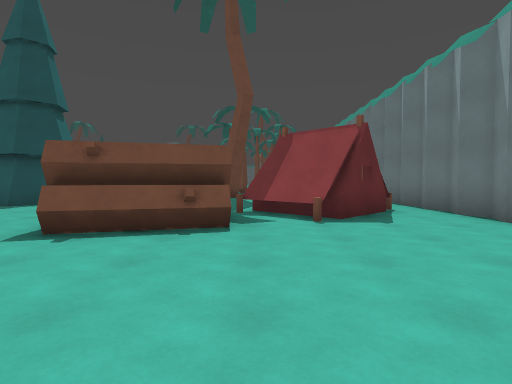
View 1 (above)

23 first-person views from a walk through a Godot game level. The camera is 1.3 m above the floor, tilts 2° down and sees 80° across. The floor is counted in squares, 1.84 m on a side. Each view is taken from the middle of a square. On the plan, view 1 faces up. The plan holds only what a view shows up to about 10 squares ahead; the rest is blank. The place goes on beyond the plan.

View 2
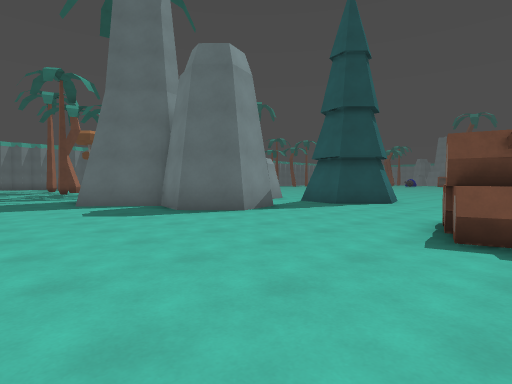

View 3
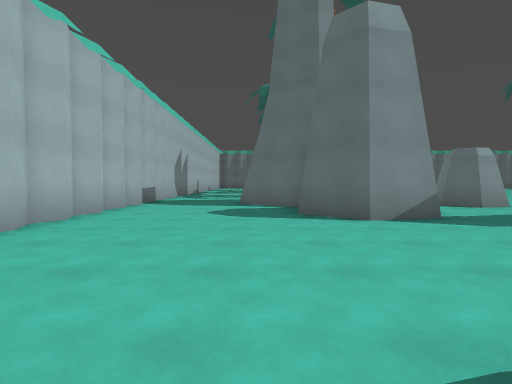

View 4
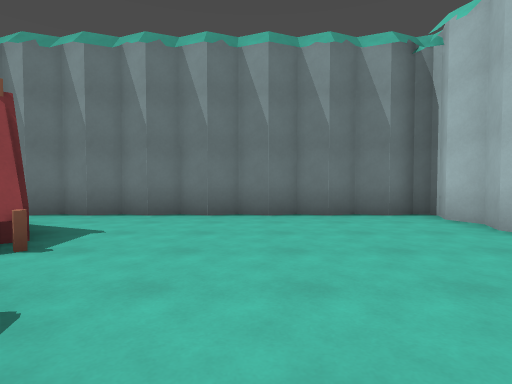

View 5
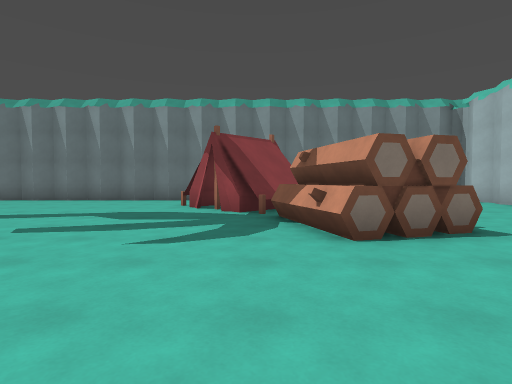

View 6
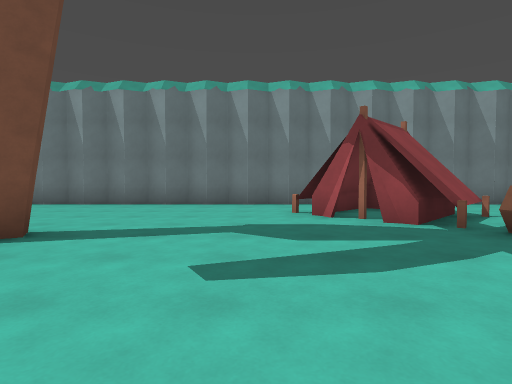

View 7
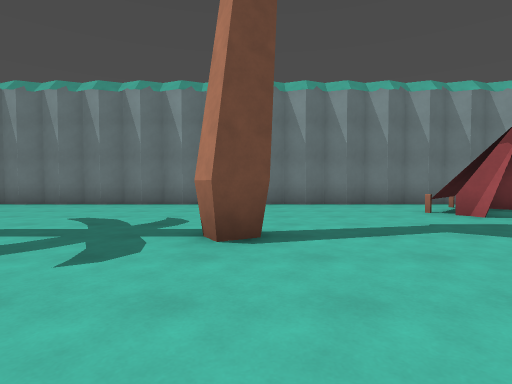

View 8
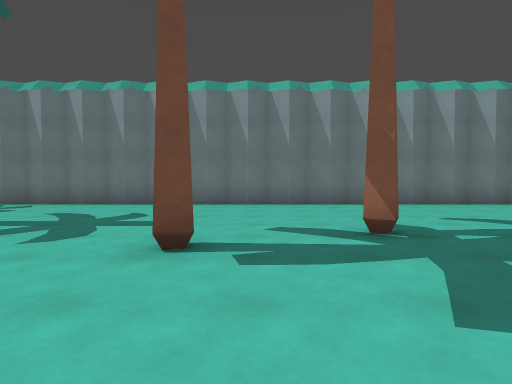

View 9
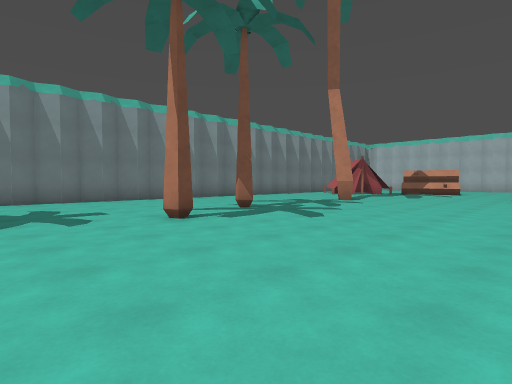

View 10
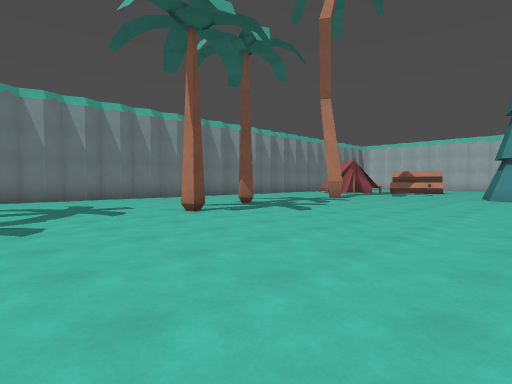

View 11
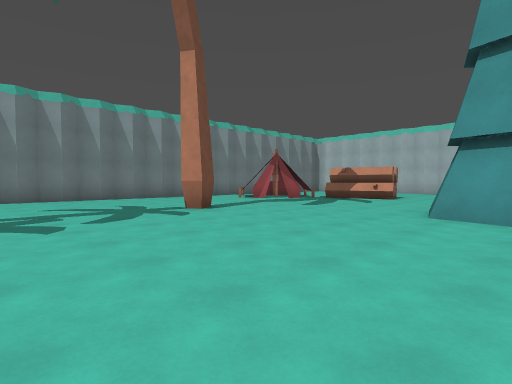

View 12
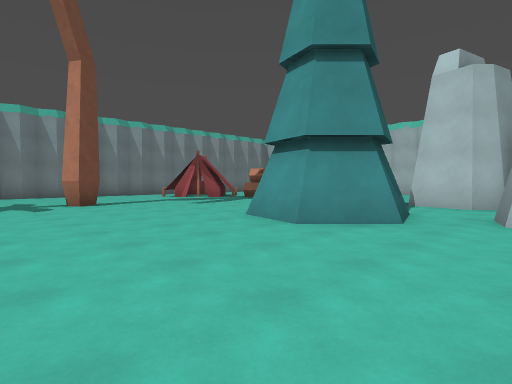

View 13
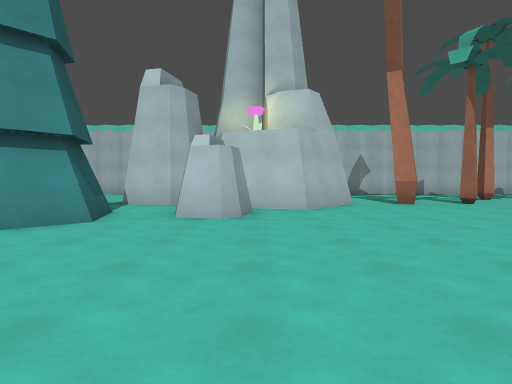

View 14
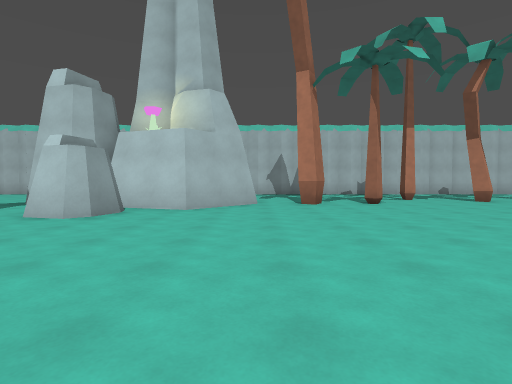

View 15
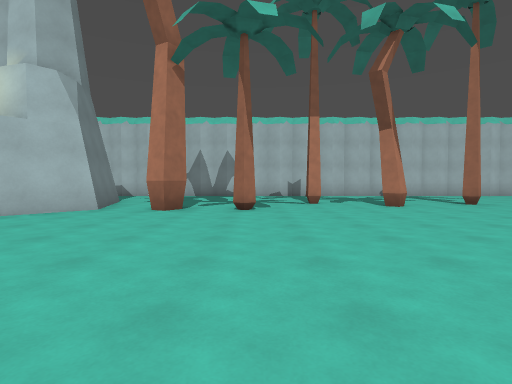

View 16
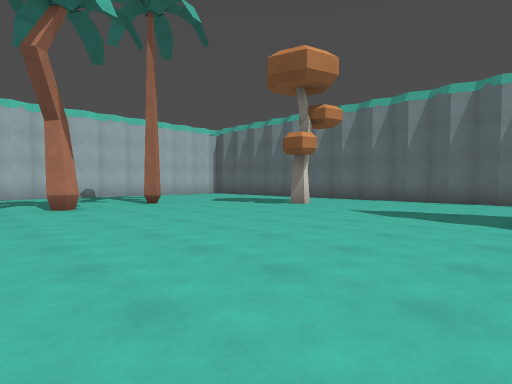

View 17
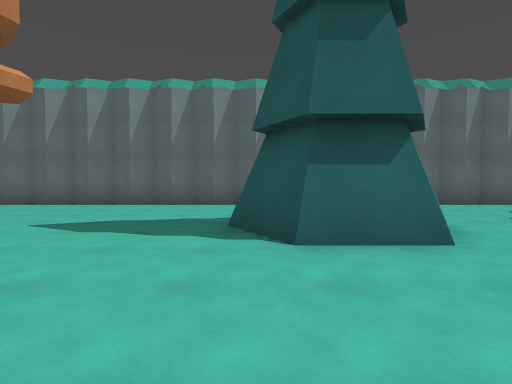

View 18
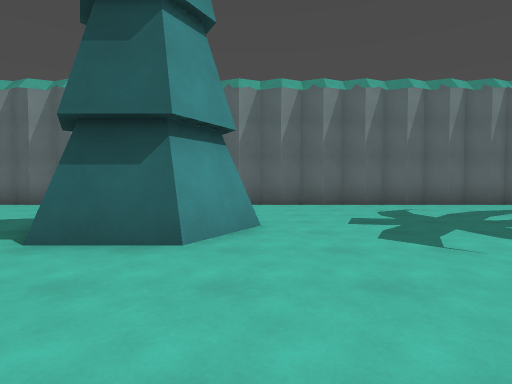

View 19
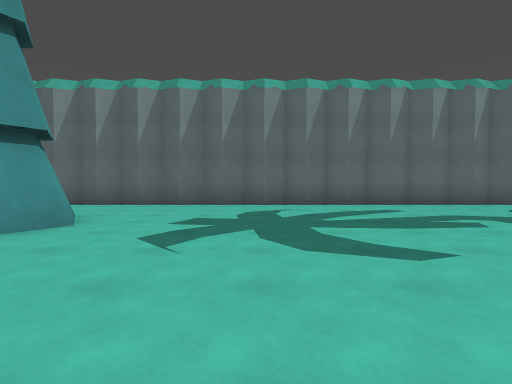

View 20
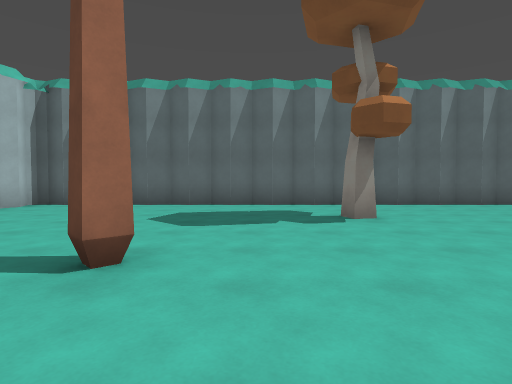

View 21
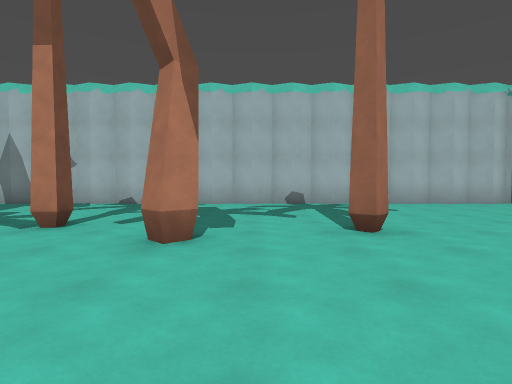

View 22
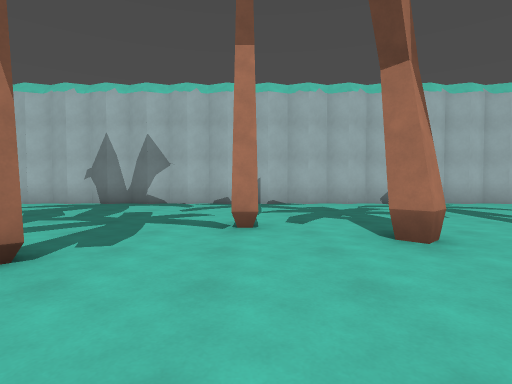

View 23
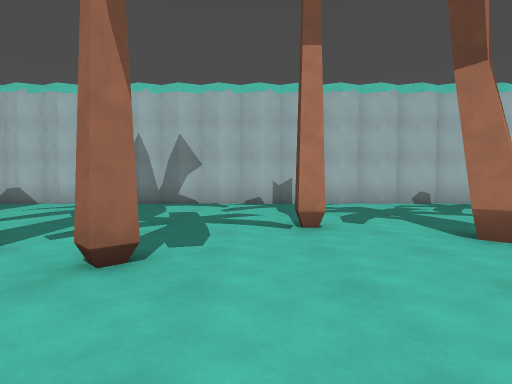

### Floor plan
Key: @ floor where view 1 was taken; # wall or solid block; . floor; ^ raised ledge.
Columns run from 33 left of view 1 to 5 right of it. Each row starts with its distance up from view 1.
 25  #...                    ......   ....#
 24  #.....                  .............#
 23 ##......                 .............#
 22 #........                .............#
 21 ##........               ......#......#
 20  #.........              .............#
 19  #........                ............#
 18 ##........               .......#.....#
 17 #..........              .............#
 16 ##..###...        .  .................#
 15  #.  ##...       .....................#
 14  #   ##...... . ......................#
 13 ##..............................#.....#
 12 #.....................................#
 11 ##.......................###..........#
 10  #....................#.####..........#
  9  #...................##..##........#..#
  8 ##..#...............##............###.#
  7 #..................## #..........####.#
  6 ##............#.#..#  ####....###.##..#
  5  #.....#..#........#  ####....###.....#
  4  #..........#......# ##.#......^......#
  3  #.................  #................#
  2    ...................................#
  1   ....................................#
  0  #.............................. @....#
 -1  ###########################       ####

Where each view was taken, in squares from view 1:
view 1: 0 up, 0 right, facing up
view 2: 0 up, 2 left, facing up-left
view 3: 3 up, 2 left, facing left
view 4: 3 up, 2 left, facing right
view 5: 7 up, 7 left, facing right
view 6: 10 up, 5 left, facing right
view 7: 13 up, 5 left, facing right
view 8: 20 up, 5 left, facing right
view 9: 24 up, 7 left, facing down-right
view 10: 25 up, 8 left, facing down-right
view 11: 18 up, 8 left, facing down-right
view 12: 16 up, 11 left, facing down-right
view 13: 16 up, 12 left, facing down
view 14: 16 up, 15 left, facing down
view 15: 14 up, 19 left, facing down
view 16: 14 up, 21 left, facing down-left
view 17: 14 up, 23 left, facing left
view 18: 17 up, 23 left, facing left
view 19: 20 up, 23 left, facing left
view 20: 6 up, 23 left, facing left
view 21: 9 up, 24 left, facing down
view 22: 9 up, 21 left, facing down
view 23: 9 up, 20 left, facing down
